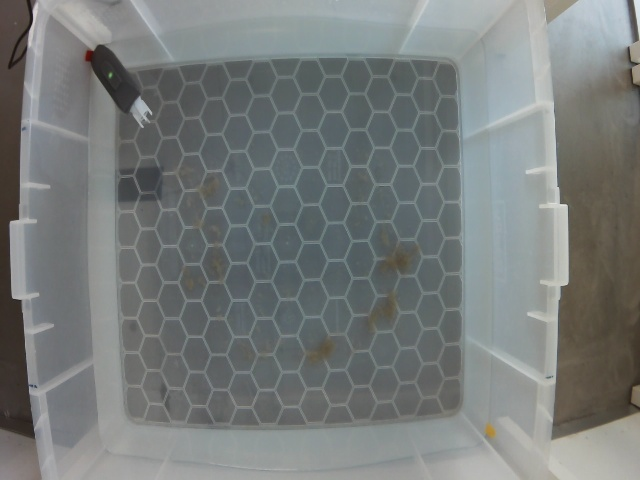
#> input picture frame0(BA_4).jpg, 640 x 480 px, given in place of Voorkant_VID6.mp4, which was not available
$ python edge_detection.py   (older library calls are emulated)
#> lines starting #> are read from the running program, lines starting #| are printed output that depends on the picture; pictures that were not available may be replaced by others from this repository, and a replacement may not be noted
import cv2
import numpy as np
import scipy.ndimage
from skimage import data, filters, feature
from skvideo import io
import scipy
from scipy import ndimage
import skvideo

cap = cv2.VideoCapture("C:/Users/slden/TI_software/R2D2/Autonome-Navigatie/Voorkant_VID6.mp4")

while (cap.isOpened()):
    ret, frame = cap.read()
#> frame is the input picture: shape (480, 640, 3); mean B, G, R 122.5, 123.6, 119.3
    if (ret == True):
        frame = cv2.resize(frame, (540, 380), fx = 0, fy = 0, interpolation = cv2.INTER_CUBIC)
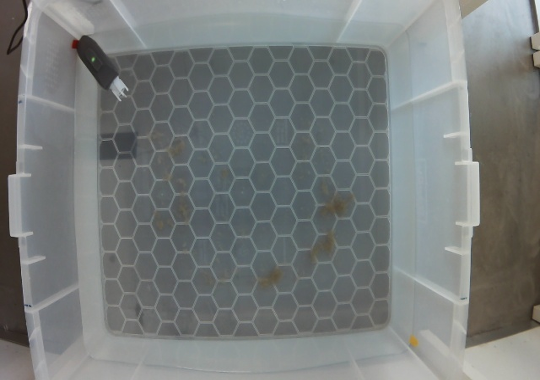
#> frame: shape (380, 540, 3); mean B, G, R 122.5, 123.6, 119.3
        frame = cv2.cvtColor(frame, cv2.COLOR_RGB2GRAY)
#> frame: shape (380, 540)
        cv2.imshow('Cameraview 2 Bovenview', frame)
        img_blur = cv2.GaussianBlur(frame, (9,9), sigmaX=0, sigmaY=0)
        mask1 = [[0.5, 1, 0.5], [  1,-6,   1], [0.5, 1, 0.5]]
        edge_detect4 = scipy.ndimage.convolve(img_blur, mask1)
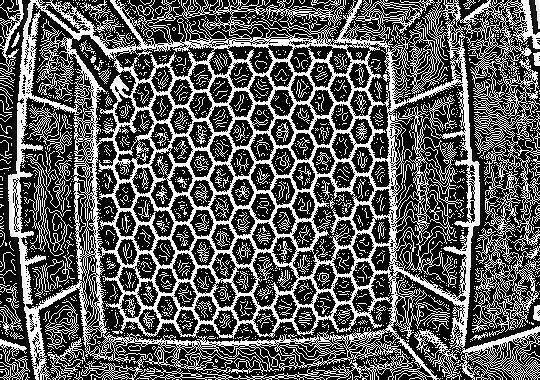
#> edge_detect4: shape (380, 540); min 0, max 255, mean 91.4
        img_blur2 = cv2.blur(edge_detect4, (3,3))
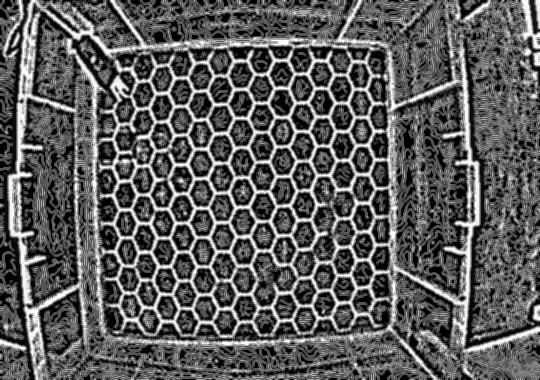
#> img_blur2: shape (380, 540); min 0, max 254, mean 91.5
        img_smooth = cv2.medianBlur(img_blur2, 3)
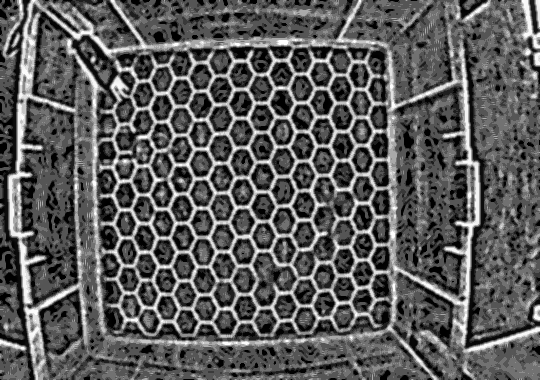
#> img_smooth: shape (380, 540); min 0, max 254, mean 90.8
        cv2.imshow('Laplacian, gaussian blur 9x9', img_smooth)
    if cv2.waitKey(25) & 0xFF == ord('q'):
#> (key q is pressed here)
        break
cv2.destroyAllWindows()


        # [13 lines of commented-out code are left out]

$ run again, on frame169(BA_4).jpg
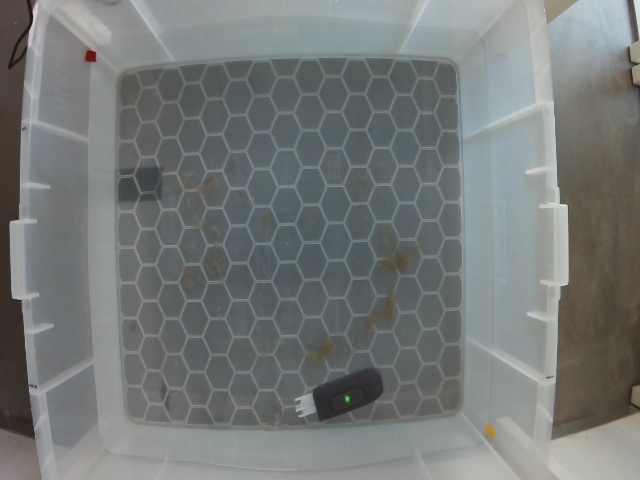
#> input picture frame169(BA_4).jpg, 640 x 480 px, given in place of Voorkant_VID6.mp4, which was not available
#> frame is the input picture: shape (480, 640, 3); mean B, G, R 120.3, 121.5, 117.5
#> `edge_detect4 = scipy.ndimage.convolve(img_blur, mask1)`:
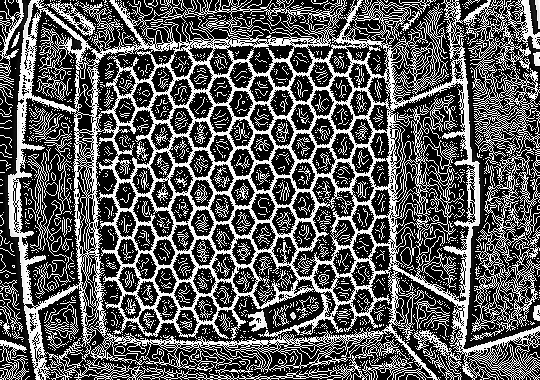
#> edge_detect4: shape (380, 540); min 0, max 255, mean 90.7
#> `img_smooth = cv2.medianBlur(img_blur2, 3)`:
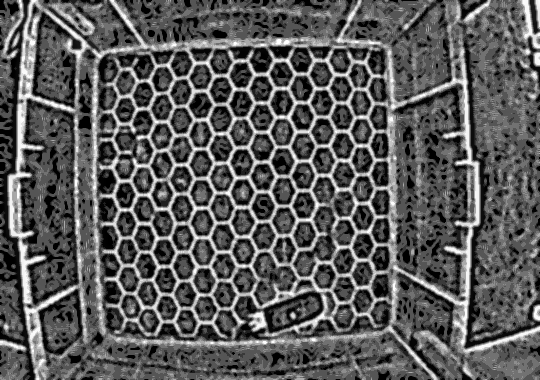
#> img_smooth: shape (380, 540); min 0, max 254, mean 90.1

$ run again, on frame78(BA_2).jpg
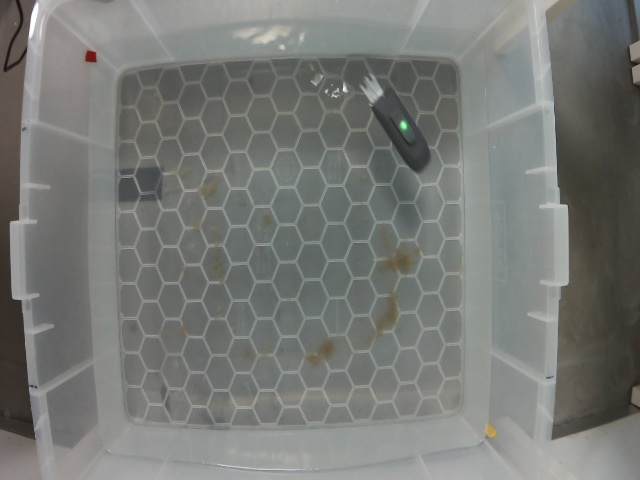
#> input picture frame78(BA_2).jpg, 640 x 480 px, given in place of Voorkant_VID6.mp4, which was not available
#> frame is the input picture: shape (480, 640, 3); mean B, G, R 117.9, 121.4, 119.5
#> `edge_detect4 = scipy.ndimage.convolve(img_blur, mask1)`:
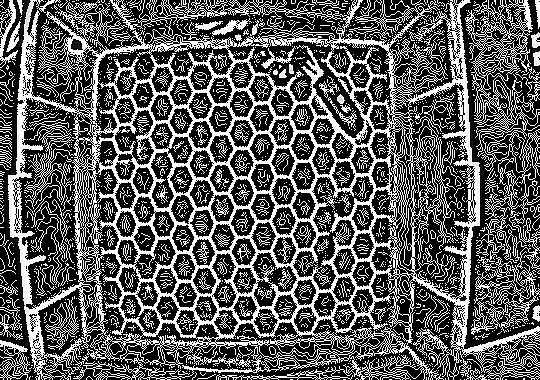
#> edge_detect4: shape (380, 540); min 0, max 255, mean 91.1
#> `img_smooth = cv2.medianBlur(img_blur2, 3)`:
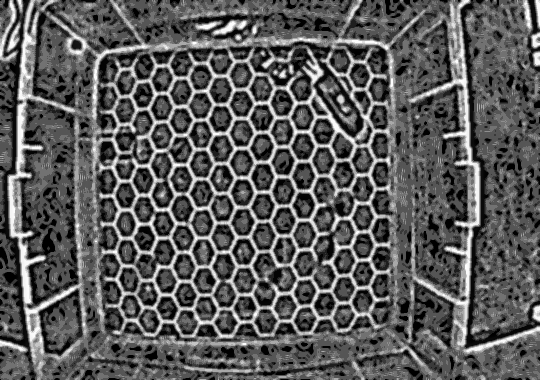
#> img_smooth: shape (380, 540); min 0, max 254, mean 90.4
